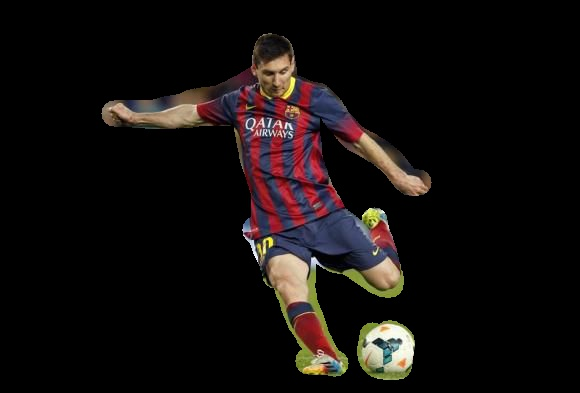
#> input picture foreground_img.jpg, 580 x 393 px
$ python mask_btarney1_assignment2.py foreground_img.jpg   (Python 2 division)
#> lines starting #> are read from the running program, lines starting #| are printed output that depends on the picture
### masker.py
#!/usr/local/bin/python2

# @Author: Brandon Tarney
# @Date: 10/2017
# @see: https://github.com/opencv/opencv/blob/master/samples/python/common.py

# Class Summary:
## Create and track a Mask imposed on another image
### image appears as though the user is painting on the image


import cv2


class Masker:
    def __init__(self, windowname, images, colors_func):
        self.prev_pt = None
        self.windowname = windowname
        self.images = images
        self.colors_func = colors_func
        self.dirty = False
        self.thickness = 25 #default is 5
        self.show()
        cv2.setMouseCallback(self.windowname, self.on_mouse)
        #print("masker init")

    # [9 lines left out: functions increase_thickness, decrease_thickness, not called in this run]

    def show(self):
        # print("Mask: SHOW()")
        cv2.imshow(self.windowname, self.images[0])

    # [25 lines left out: function on_mouse, not called in this run]

### mask_btarney1_assignment2.py
#!/usr/local/bin/python2

# @Author: Brandon Tarney
# @Date: 10/2017
# @see: https://github.com/opencv/opencv/blob/master/samples/python/inpaint.py

# Program Summary:
## Allow user to mask an image and then convert all unmasked img-area to black & white
### User presses 'r' to show an img after they have created a mask
### User presses 's' when img is showing to save img as "output_file.jpg"
### User presses '<esc>' to stop showing an image

#Usage: <program> <image_path>

#TODO:
## 2. Handle user pressing "r" - turn img black & white
## 3. Handle user creating a mask
## 4. Color img black and white EXCEPT user masks
## 5. Create "marker" on cursor to create the mask?
## 6. Change size of "marker" by pressing "+" and "-"
## 7. Submit zip file w/ images & src code:w


import sys
import cv2
import numpy as np
from masker import Masker


def usage():
        print("\nUSAGE: python2 %s <image_path>" % (sys.argv[0]))
        print(" User presses ' ' (space) to display an img after they have created a mask")
        print(" User presses 'r' to reset an img while editing its mask")
        print(" User presses 's' when img is showing to save img as 'output_file.jpg'")
        print(" User presses 'q' at any time to quit\n")


def color_function():
    white_mark = (255,255,255)
    white_mask_value = 255
    return white_mark, white_mask_value


def show_image(img, description, duration_ms=-1):
    cv2.imshow(description, img)
    if(duration_ms == -1):
        key = cv2.waitKey()
    else:
        key = cv2.waitKey(duration_ms)
    return key


def handle_keyboard_input(key, img):
    # wait for 's' key to save and exit
    if key == ord('s'):
        print("Saving file to output_file.jpg")
        cv2.imwrite('output_file.jpg', img)
        cv2.destroyAllWindows()
    else:
        cv2.destroyAllWindows()


def main():
    #------------------------------------------------
    #Check and Read arguments
    #------------------------------------------------
    usage()
    if len(sys.argv) != 2:
        print "ERROR: Missing Arguments"
        usage()
        sys.exit(1)
    elif sys.argv[1] == "-h":
        usage()
        sys.exit(0)
    else:
        input_image = sys.argv[1]

    #------------------------------------------------
    #Read/load image:
    #------------------------------------------------
    img = cv2.imread(sys.argv[1],1)
#> img is the input picture: shape (393, 580, 3); mean B, G, R 13.3, 14.2, 18.7

    if img is None:
        print("Could not load image, quitting...")
        usage()
        sys.exit(1)

    #------------------------------------------------
    #Setup Image Processing (showing after each processing)
    #------------------------------------------------
    img_clone = img.copy()
    final_img = img.copy()

    #Setup the mask
    mask = np.zeros(img.shape[:2], np.uint8)

    #The eventual background image
    img_gray = cv2.cvtColor(img, cv2.COLOR_BGR2GRAY)
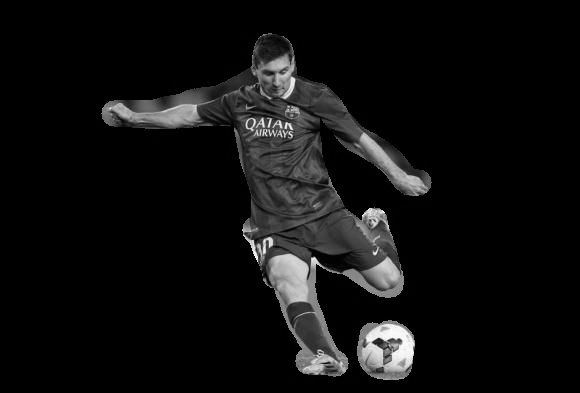
#> img_gray: shape (393, 580); min 0, max 254, mean 15.5
    img_gray = cv2.cvtColor(img_gray, cv2.COLOR_GRAY2BGR)
#> img_gray: shape (393, 580, 3)

    images = [img_clone, mask]

    #Allow user to markup img (creating the mask)
    masker = Masker("Create Mask", images, color_function)
#> in __init__, `self.images = images`: self.images = 2 items

    #------------------------------------------------
    #Process Image (showing after each processing)
    #------------------------------------------------
    while True:
        key = cv2.waitKey()
#> (key q is pressed here)
        if key == ord('+'):
            masker.increase_thickness(10)
        elif key == ord('-'):
            masker.decrease_thickness(10)
        if key == ord('q'):
            print("User pressed 'q' to quit")
#> (the run stopped early here; a loop or call above may not have finished)
